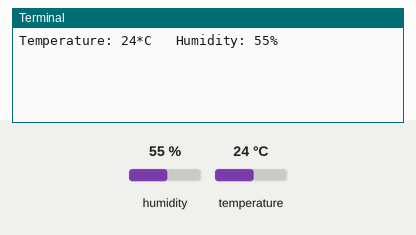
This program was run on a simulated Raspberry Pi (BCM pin numbers). Parts: the last lines printed to the terminal. Inputs (shaded band) come from the test bench; at power-on: humidity 55 %, temperature 24 °C. The clock reads 2024-03-15 10:24:30 at power-on unless the program sets it; system figures (address, load, memory, disk, uptime) are fixed made-up values; every time zone reads the same local clock; web requests get an empty 200 reply after 0.4 s.

Above: at 1.2 s.
1.3 s: humidity set to 22 %
At 6.16 s:
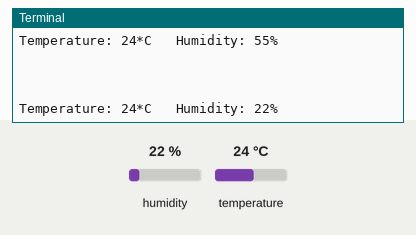
7.6 s: temperature set to 12 °C
At 11.82 s:
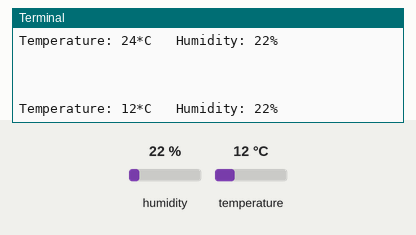
13.9 s: humidity set to 40 %
At 17.47 s:
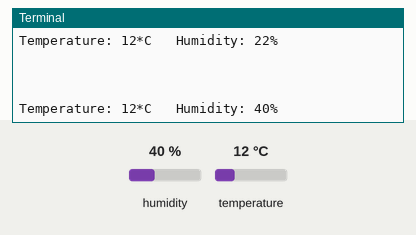
Timing chart, 0 to 19.0 s (numbered marks = the images above; inputs shaded):
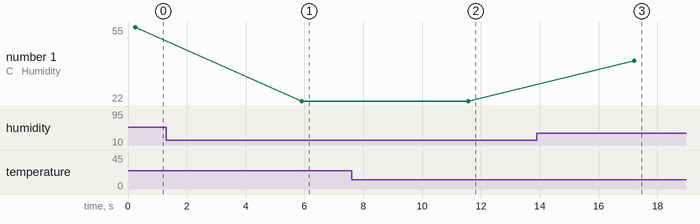

Measured:
- after the input at 1.3 s, the terminal: prints a new line after 4.6 s (image 1)
- after the input at 7.6 s, the terminal: prints a new line after 4.0 s (image 2)
- after the input at 13.9 s, the terminal: prints a new line after 3.3 s (image 3)
- plotted number 1: 55 → 22 after the input at 1.3 s, 22 → 40 after the input at 13.9 s

The program:

SQLALC.py
```python
import datetime
import time
import pytz
import requests
import json

import DHTRasp as DHT

# main function to call
def main():
    tzone = pytz.timezone("Asia/Ho_Chi_Minh")
    url = "http://ec2-18-140-69-222.ap-southeast-1.compute.amazonaws.com/api/sensor"

    data = {}

    headers = {'Content-Type': 'application/json'}
    payload = {}
    while True:
        data["sensor_id"] = "DHT01"
        data["room_id"] = "STR01"

        data["temperature"], data["humidity"] = DHT.snsrd()
        data["date"] = datetime.datetime.now(tzone).strftime("%Y-%m-%d %H:%M:%S")
        payload = json.dumps(data)

        response = requests.request("POST", url, headers=headers, data=payload)

        print(response.text)
        # print(data)
        print("\n")
        time.sleep(5)


if __name__ == "__main__":
    main()
```

DHTRasp.py
```python
# for DHT11
import board
import adafruit_dht as dht
import psutil

def snsrd():
    # We first check if a libgpiod process is running. If yes, we kill it!
    for proc in psutil.process_iter():
        if proc.name() == 'libgpiod_pulsein' or proc.name() == 'libgpiod_pulsei':
            proc.kill()
    dhtdev = dht.DHT11(board.D23, True)
    try:
        temp = dhtdev.temperature #Connect output to GPIO22
        humidity = dhtdev.humidity
        print("Temperature: {}*C   Humidity: {}% ".format(temp, humidity))
        dhtdev.exit()
        return temp, humidity
    except RuntimeError as error:
        temp = -1
        humidity = -274
        print(error.args[0])
        dhtdev.exit()
        return temp, humidity
    except Exception as error:
        temp = -1
        humidity = -274
        print ('Error: '+ str(error))
        dhtdev.exit()
        return temp, humidity

if __name__ == "__main__":
    snsrd()
```
